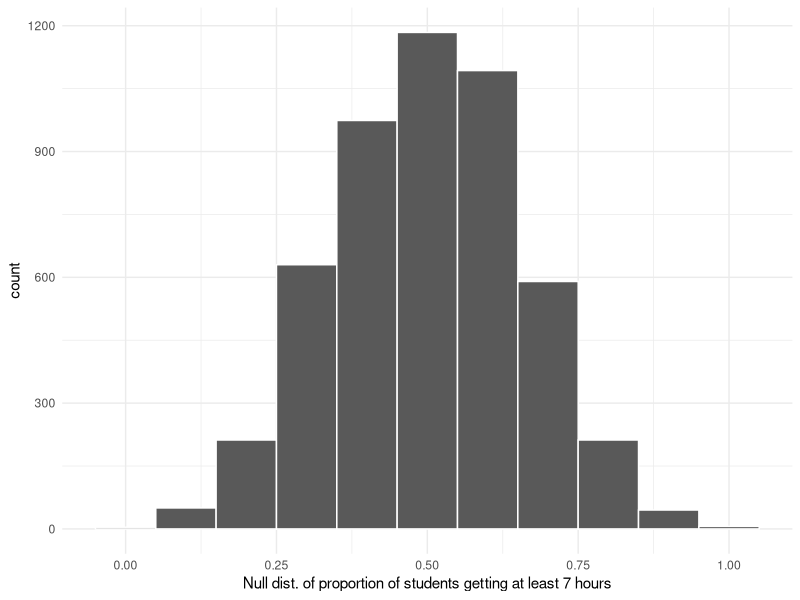

The R source for this figure:
## ---- chunk 1
library(tidyverse)
## ---- chunk 2
set.seed(2)
B <- 5000
n <- 10
p_null_vec <- rep(NA, B)
for(b in 1:B){
  null_samp <- sample(x = c("pink", "purple"),
                      size = n, 
                      replace = T, 
                      prob = c(0.5, 0.5)) 
  
  p_null_vec[b] <- sum(null_samp == "pink")/n
}
## ---- chunk 3
null_df <- data.frame(p_sim = p_null_vec)
ggplot(null_df, aes(x = p_sim))+
  geom_histogram(binwidth = 0.1,col = "white")+
  labs(x = "Null dist. of proportion of students getting at least 7 hours") +
  theme_minimal()
